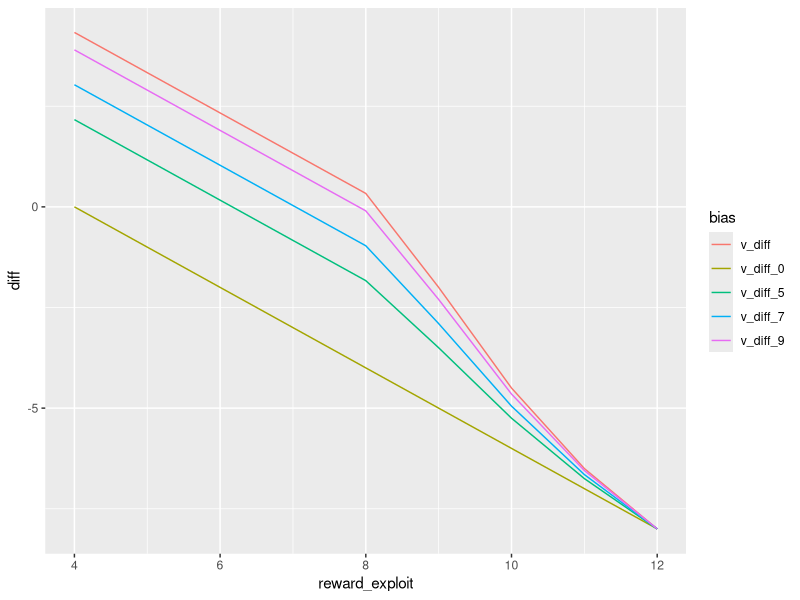

Here is the R script that generated this plot:
library("ggplot2")
library("dplyr")
library("tidyr")

optimal_values <- function(ntrials, maxreward=6, pbad=.5, badcost=0) {
  explore_values <- matrix(0, nrow=ntrials, ncol=maxreward+1)
  exploit_values <- matrix(0, nrow=ntrials, ncol=maxreward+1)
  exploit_rewards <- t(replicate(ntrials, c(badcost, 1:maxreward)))
  explore_rewards <- matrix((maxreward + 1) / 2 * (1-pbad) + (pbad * badcost), nrow=ntrials, ncol=maxreward+1)
  values <- matrix(0, nrow=ntrials, ncol=maxreward+1)
  explore_values[ntrials,] <- explore_rewards[ntrials,]
  exploit_values[ntrials,] <- exploit_rewards[ntrials,]
  values[ntrials,] <- pmax(exploit_values[ntrials,], explore_values[ntrials,])
  for (i in (ntrials-1):1) {
    exploit_values[i,] <- c(badcost, 1:maxreward) + values[i+1,]
    explore_values[i,] <- sapply(0:maxreward, function (x) {
      pbad * (badcost + values[i+1, x+1]) + (1-pbad) * mean(1:maxreward + values[i+1, pmax(x, 1:maxreward)+1])
    })
    values[i,] <- pmax(exploit_values[i,], explore_values[i,])
  }

  reward_diff <- explore_rewards - exploit_rewards
  VoI_diff <- explore_values - exploit_values - reward_diff
  return(list(exploit_values=exploit_values,
              explore_values=explore_values,
              reward_diff=reward_diff,
              VoI_diff=VoI_diff))
}

optimal_values_indefinite <- function (discount, minreward=4, maxreward=12, pbad=.5, badcost=0, tol=.00001) {
  ngood <- maxreward - minreward + 1
  n <- ngood + 1
  ptrans <- 1/ngood * (1-pbad)
  trans_explore <- matrix(0, n, n)
  trans_exploit <- diag(n)
  rew_explore <- matrix(0, n, n)
  rew_exploit <- diag(n) * c(badcost, minreward:maxreward)
  reward_exploit <- c(badcost, minreward:maxreward)

  for (i in 1:n) {
    for (j in 1:n) {
      if (j > i) {
        trans_explore[i, j] <- ptrans
        rew_explore[i, j] <- reward_exploit[j]
      } else if (i == j){
        trans_explore[i,j] <- 1 - ptrans * (n - i)
        rew_explore[i, j] <- (badcost * pbad + sum(reward_exploit[2:i])* ptrans)/(pbad + length(1:(i-1))*ptrans)
      }
    }
  }
  rew_explore[1,1] <- badcost

  values <- rep(0, n)
  delta <- tol + 1
  while (delta > tol ) {
    old_values <- values
    disc_values <- values * discount
    values_explore <- sweep(rew_explore, MARGIN=2, disc_values, `+`)
    values_explore <- trans_explore * values_explore
    values_explore <- apply(values_explore, MARGIN=1, sum) 
    values_exploit <- sweep(rew_exploit, MARGIN=2, disc_values, `+`)
    values_exploit <- trans_exploit * values_exploit
    values_exploit <- apply(values_exploit, MARGIN=1, sum) 
    values <- pmax(values_exploit, values_explore)
    delta <- max(abs(values - old_values))
  }
  reward_explore <- rep(pbad*badcost + ptrans*sum(minreward:maxreward), n)
  reward_diff <- reward_explore - reward_exploit
  VoI_diff <- values_explore - values_exploit - reward_diff
  list(values_explore=values_explore,
       values_exploit=values_exploit,
       reward_explore=reward_explore,
       reward_exploit=reward_exploit,
       values=values,
       reward_diff=reward_diff,
       VoI_diff=VoI_diff
       )

}

test <- optimal_values_indefinite(.9, minreward=4, maxreward=12, pbad=.5, badcost=0)

df <- data.frame(reward_exploit=test$reward_exploit)
df$v_diff <- test$reward_diff + test$VoI_diff
df$v_diff_9 <- test$reward_diff + .9 * test$VoI_diff
df$v_diff_7 <- test$reward_diff + .7 * test$VoI_diff
df$v_diff_5 <- test$reward_diff + .5 * test$VoI_diff
df$v_diff_0 <- test$reward_diff

df <- df %>% gather(bias, diff, -reward_exploit) %>%
  filter(reward_exploit > 0)

ggplot(df, aes(x=reward_exploit, y=diff, group=bias)) + geom_line(aes(color=bias))
